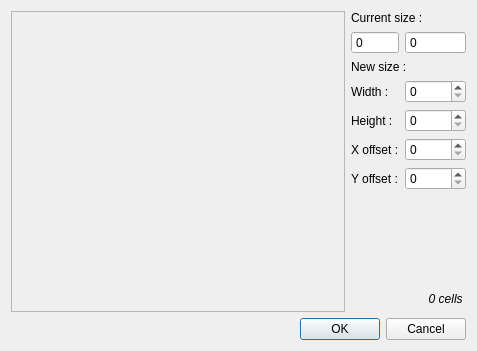
<?xml version="1.0" encoding="UTF-8"?>
<ui version="4.0">
 <class>MapResizeDialog</class>
 <widget class="QDialog" name="MapResizeDialog">
  <property name="geometry">
   <rect>
    <x>0</x>
    <y>0</y>
    <width>477</width>
    <height>351</height>
   </rect>
  </property>
  <property name="windowTitle">
   <string>Map resizing</string>
  </property>
  <property name="windowIcon">
   <iconset resource="../../Icons/ressources.qrc">
    <normaloff>:/Icons/main.png</normaloff>:/Icons/main.png</iconset>
  </property>
  <layout class="QGridLayout" name="gridLayout" columnstretch="1,0,0">
   <item row="0" column="1" colspan="2">
    <widget class="QLabel" name="label">
     <property name="text">
      <string>Current size :</string>
     </property>
    </widget>
   </item>
   <item row="5" column="2">
    <widget class="QSpinBox" name="xOffset"/>
   </item>
   <item row="3" column="2">
    <widget class="QSpinBox" name="nWidth">
     <property name="maximum">
      <number>10000</number>
     </property>
    </widget>
   </item>
   <item row="5" column="1">
    <widget class="QLabel" name="label_5">
     <property name="text">
      <string>X offset :</string>
     </property>
    </widget>
   </item>
   <item row="2" column="1" colspan="2">
    <widget class="QLabel" name="label_2">
     <property name="text">
      <string>New size :</string>
     </property>
    </widget>
   </item>
   <item row="10" column="0" colspan="3">
    <widget class="QDialogButtonBox" name="buttonBox">
     <property name="orientation">
      <enum>Qt::Horizontal</enum>
     </property>
     <property name="standardButtons">
      <set>QDialogButtonBox::Cancel|QDialogButtonBox::Ok</set>
     </property>
    </widget>
   </item>
   <item row="4" column="1">
    <widget class="QLabel" name="label_4">
     <property name="text">
      <string>Height :</string>
     </property>
    </widget>
   </item>
   <item row="3" column="1">
    <widget class="QLabel" name="label_3">
     <property name="text">
      <string>Width :</string>
     </property>
    </widget>
   </item>
   <item row="6" column="2">
    <widget class="QSpinBox" name="yOffset"/>
   </item>
   <item row="1" column="2">
    <widget class="QSpinBox" name="oHeight">
     <property name="readOnly">
      <bool>true</bool>
     </property>
     <property name="buttonSymbols">
      <enum>QAbstractSpinBox::NoButtons</enum>
     </property>
     <property name="maximum">
      <number>10000</number>
     </property>
    </widget>
   </item>
   <item row="4" column="2">
    <widget class="QSpinBox" name="nHeight">
     <property name="maximum">
      <number>10000</number>
     </property>
    </widget>
   </item>
   <item row="1" column="1">
    <widget class="QSpinBox" name="oWidth">
     <property name="readOnly">
      <bool>true</bool>
     </property>
     <property name="buttonSymbols">
      <enum>QAbstractSpinBox::NoButtons</enum>
     </property>
     <property name="maximum">
      <number>1000</number>
     </property>
    </widget>
   </item>
   <item row="6" column="1">
    <widget class="QLabel" name="label_6">
     <property name="text">
      <string>Y offset :</string>
     </property>
    </widget>
   </item>
   <item row="7" column="1">
    <spacer name="verticalSpacer">
     <property name="orientation">
      <enum>Qt::Vertical</enum>
     </property>
     <property name="sizeHint" stdset="0">
      <size>
       <width>20</width>
       <height>40</height>
      </size>
     </property>
    </spacer>
   </item>
   <item row="8" column="1" colspan="2">
    <widget class="QLabel" name="nbCells">
     <property name="font">
      <font>
       <italic>true</italic>
      </font>
     </property>
     <property name="text">
      <string>0 cells </string>
     </property>
     <property name="alignment">
      <set>Qt::AlignRight|Qt::AlignTrailing|Qt::AlignVCenter</set>
     </property>
    </widget>
   </item>
   <item row="0" column="0" rowspan="10">
    <widget class="QFrame" name="frame">
     <property name="frameShape">
      <enum>QFrame::StyledPanel</enum>
     </property>
     <property name="frameShadow">
      <enum>QFrame::Raised</enum>
     </property>
    </widget>
   </item>
  </layout>
 </widget>
 <resources>
  <include location="../../Icons/ressources.qrc"/>
 </resources>
 <connections>
  <connection>
   <sender>buttonBox</sender>
   <signal>accepted()</signal>
   <receiver>MapResizeDialog</receiver>
   <slot>accept()</slot>
   <hints>
    <hint type="sourcelabel">
     <x>248</x>
     <y>254</y>
    </hint>
    <hint type="destinationlabel">
     <x>157</x>
     <y>274</y>
    </hint>
   </hints>
  </connection>
  <connection>
   <sender>buttonBox</sender>
   <signal>rejected()</signal>
   <receiver>MapResizeDialog</receiver>
   <slot>reject()</slot>
   <hints>
    <hint type="sourcelabel">
     <x>316</x>
     <y>260</y>
    </hint>
    <hint type="destinationlabel">
     <x>286</x>
     <y>274</y>
    </hint>
   </hints>
  </connection>
 </connections>
</ui>
